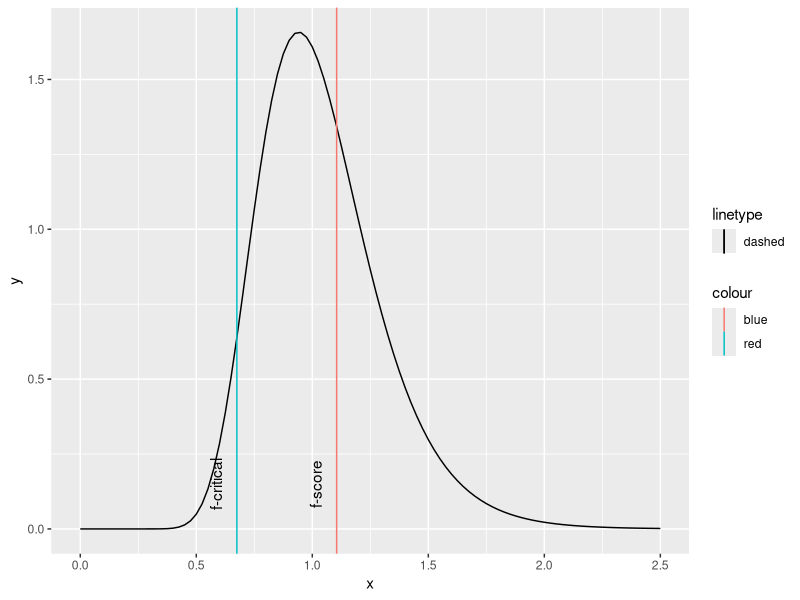

The R source for this figure:
## ---- chunk 1
library(ggplot2)
## ---- chunk 2
set.seed(0)
# make this example reproducible
n <- 12
# generating data
a <- function(k) {
  res <- (k * log(k * k * n + pi))
  return(res - floor(res))
}
X <- seq(1, 100)
for (idx in 1:100) {
  X[idx] = qnorm(a(idx))
}
Y <- seq(1, 50)
for (idx in 1:50) {
  Y[idx] = qnorm(a(idx+100))
}
# X
# Y
## ---- chunk 3
var_x = var(X)
var_y = var(Y)

f_score = max(var_x, var_y) / min(var_x, var_y)

f_score

f_critical <- qf(0.05, 99, 49)

f_critical
## ---- chunk 4
res.ftest <- var.test(X, Y, alternative = "greater", conf.level = 0.95)
res.ftest
## ---- chunk 5
x_range <- c(0, 100)

ggplot(data.frame(x = c(0, 2.5)), aes(x)) +
  stat_function(fun = df,args = list(df1 = 99, df2 = 49)) +
  geom_vline(aes(xintercept = res.ftest$statistic, linetype = "dashed", color = "blue"))+
  annotate("text", x=res.ftest$statistic-0.09, y=0.15, label="f-score", angle=90)+
  geom_vline(aes(xintercept = f_critical, linetype = "dashed", color = "red"))+
  annotate("text", x=f_critical-0.09, y=0.15, label="f-critical", angle=90)
